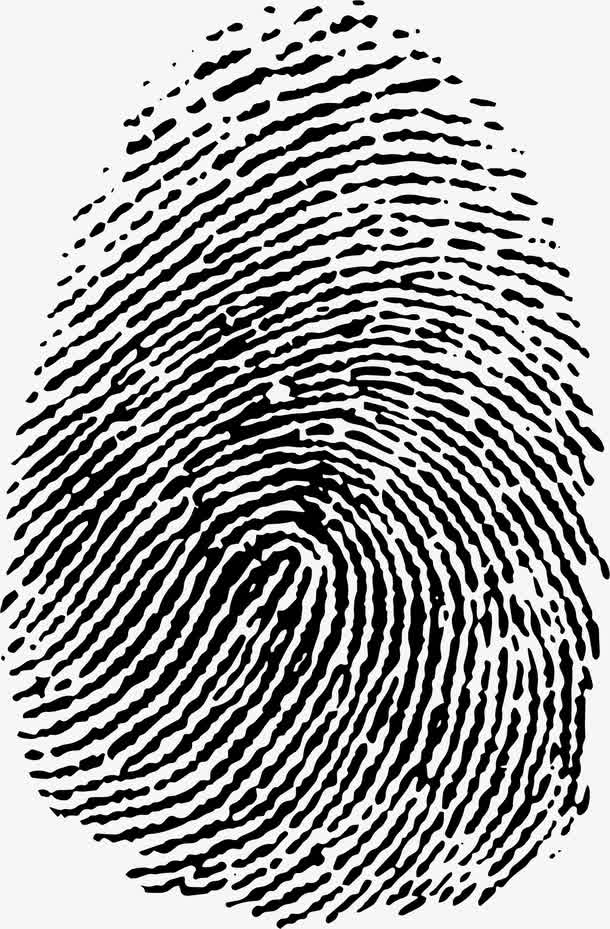
#> input picture assignment_1/adaptive Threshold/adaptive Threshold.jpg, 610 x 929 px, found by its file name
$ python 'Alternate method.py'
#> lines starting #> are read from the running program, lines starting #| are printed output that depends on the picture; after the words box and inside, x2 and y2 are one past the last pixel; in counts of white or black regions, pixels touching at a corner belong together
import cv2
import numpy as np

# 读取图像
image = cv2.imread(r'D:\Desktop\image_analysis\assignment_1\adaptive Threshold\adaptive Threshold.jpg', 0)  # 灰度图像
#> image is the input picture: shape (929, 610); min 0, max 255, mean 160.4

# 初始化阈值为一个初始值
threshold = 128

# 迭代次数
max_iterations = 10

for _ in range(max_iterations):
    # 将图像分割成背景和前景
    background = image <= threshold
    foreground = image > threshold

    # 计算背景和前景的像素数量
    w0 = np.sum(background)
    w1 = np.sum(foreground)

    # 计算新的阈值（这里使用平均值）
    new_threshold = (np.mean(image[background]) + np.mean(image[foreground])) / 2

    # 判断是否达到停止条件（阈值不再变化）
    if np.abs(new_threshold - threshold) < 1e-5:
        break

    # 更新阈值
    threshold = new_threshold
#> this loop made 3 passes
#> (w0, w1, new_threshold, threshold) on passes 1 to 2: (200822, 365868, 127.5, 127.5), (200564, 366126, 127.4, 127.4)
#> (w0, w1, new_threshold) on pass 3: (200564, 366126, 127.4)
#> pass 1, `background = image <= threshold`:
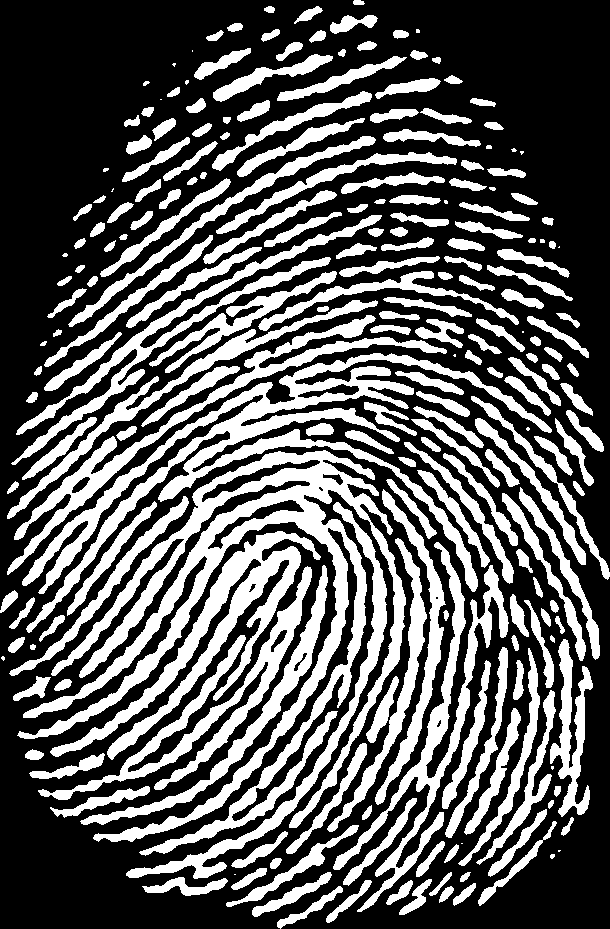
#> background: shape (929, 610) bool; 35.4% white; 230 white regions (21 under 20 px), largest, box (x1, y1, x2, y2) and area: (17, 450, 406, 856) 31269, (22, 353, 552, 633) 17614, (50, 531, 321, 760) 9806
#> pass 2, `foreground = image > threshold`:
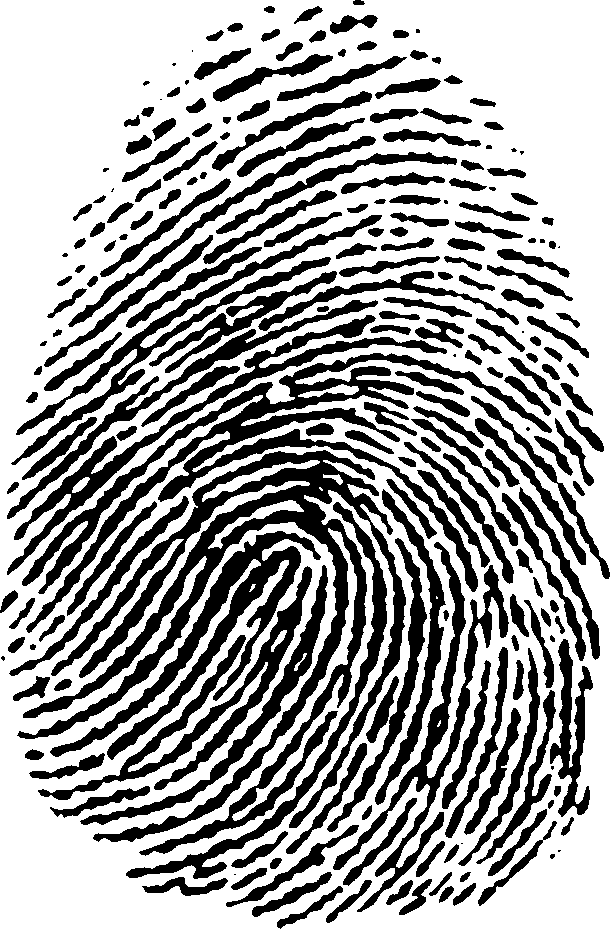
#> foreground: shape (929, 610) bool; 64.6% white; 230 black regions (21 under 20 px), largest, box (x1, y1, x2, y2) and area: (17, 450, 406, 856) 31231, (22, 353, 552, 633) 17589, (50, 531, 321, 760) 9801

# 使用最终的阈值进行图像分割
thresholded_image = np.zeros_like(image)
thresholded_image[image > threshold] = 255

# 显示原始图像和阈值分割后的图像
cv2.imshow('Original Image', image)
cv2.imshow('Thresholded Image', thresholded_image)
cv2.waitKey(0)
cv2.destroyAllWindows()
